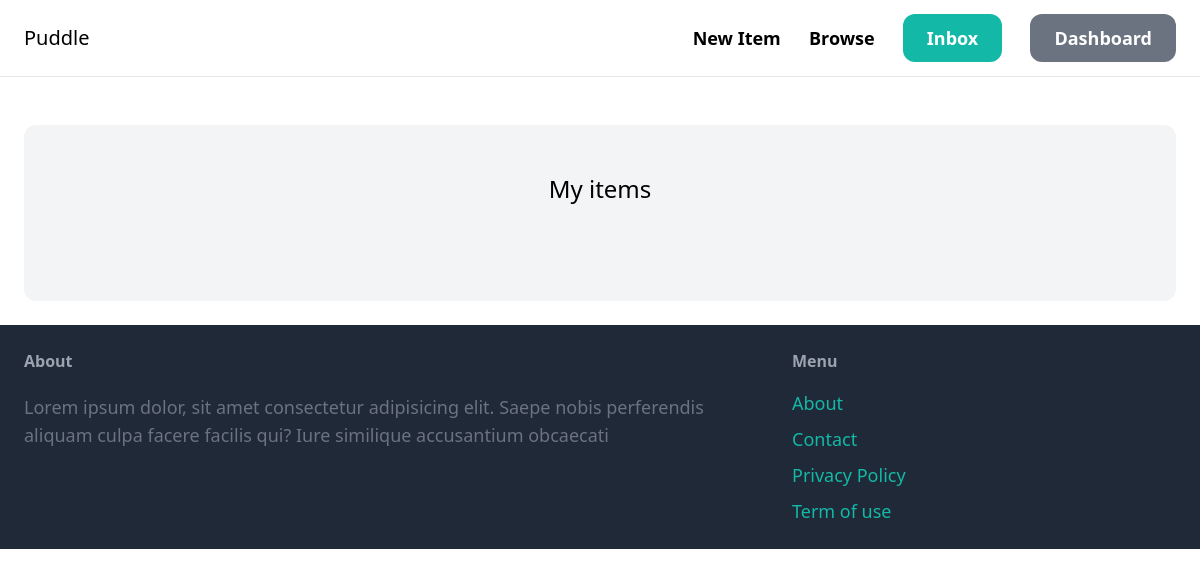
The app's page /dashboard/ (signed in), older data.
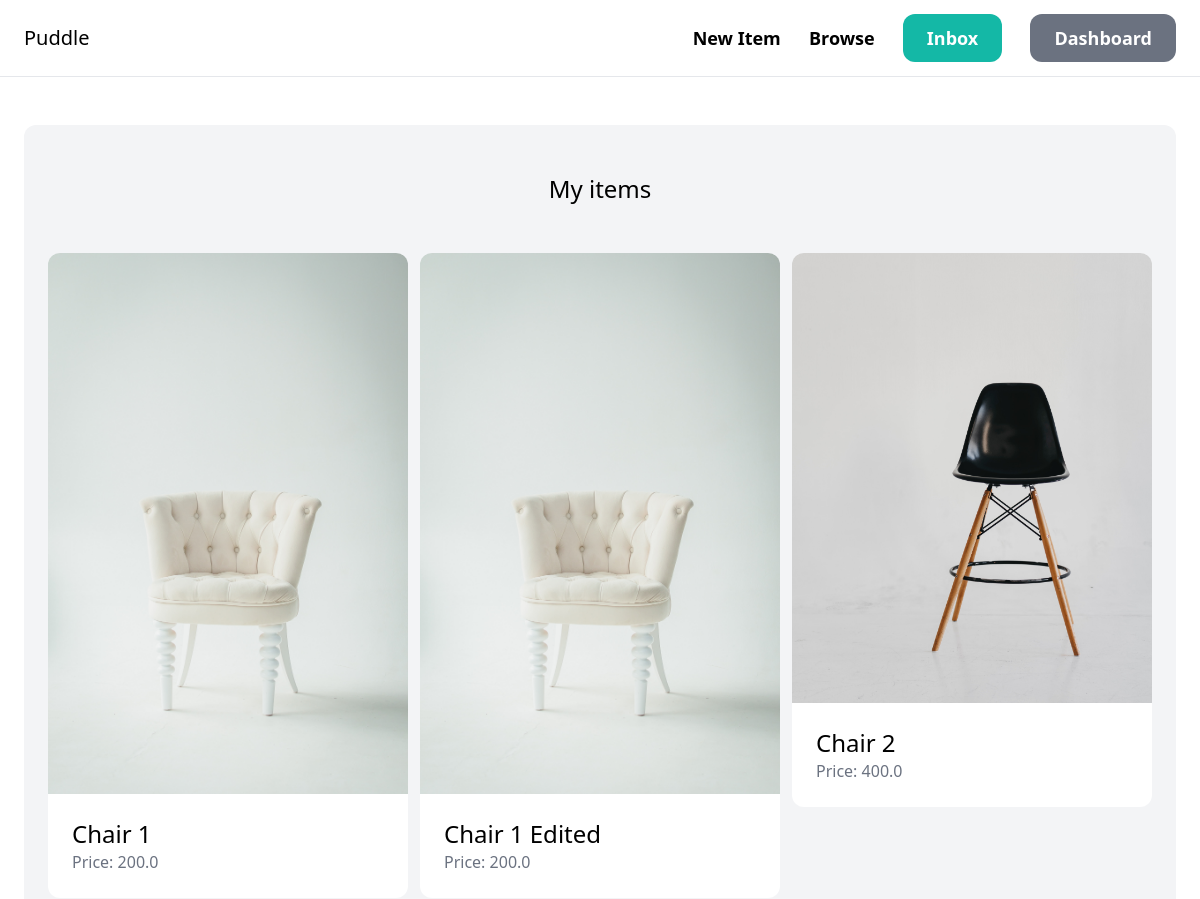
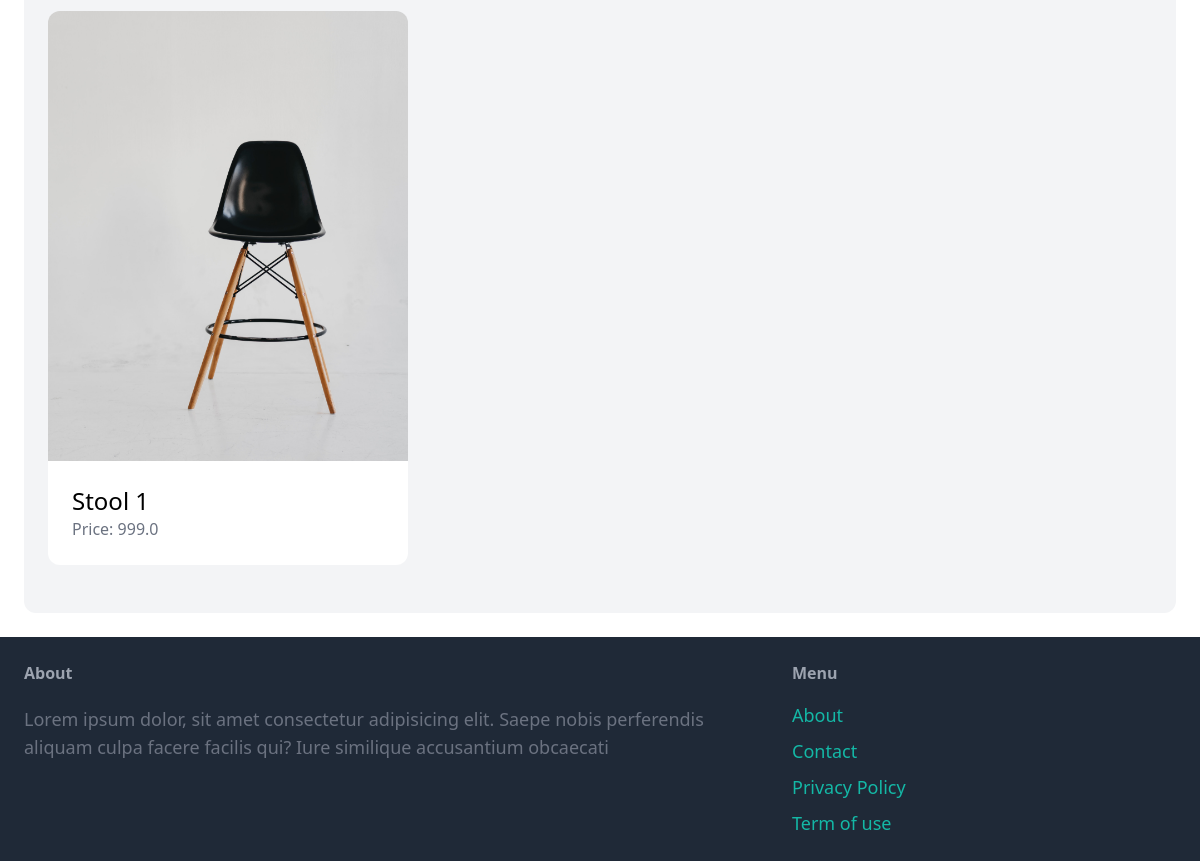
The same page, newer data (2 pictures, top to bottom).
### item/models.py (models this page shows, shortened)
class Item(models.Model):
    category = models.ForeignKey(Category, related_name='items', on_delete=models.CASCADE)
    name = models.CharField(max_length=255)
    description = models.TextField(blank=True, null= True)
    price = models.FloatField()
    image = models.ImageField(upload_to='item_images', blank=True, )
    is_sold = models.BooleanField(default=False)
    created_by = models.ForeignKey(User, related_name='items', on_delete=models.CASCADE)
    created_at = models.DateTimeField(auto_now_add=True)

### dashboard/views.py (the view)
# urls.py: path('', views.index, name='index'),
@login_required
def index(request):
    items = Item.objects.filter(created_by=request.user)
    return render(request, 'dashboard/index.html', {
        'items': items,
    })

### dashboard/templates/dashboard/index.html (shortened to what this page needs)
{% extends 'core/base.html' %}
{% block content %}
    <div class="mt-6 px-6 py-12 bg-gray-100 rounded-xl">
        <h2 class="mb-12 text-2xl text-center">My items</h2>
        <div class="grid grid-cols-3 gap-3">
            {% for item in items %}
                <div>
                    <a href="{% url 'item:detail' item.id %}">
                        <div>
                            <img src="{{ item.image.url }}" class="rounded-t-xl">
                        </div>
                        <div class="p-6 bg-white rounded-b-xl">
                            <h2 class="text-2xl">{{ item.name }}</h2>
                            <p class="text-gray-500">Price: {{ item.price }}</p>
                        </div>
                    </a>
                </div>
            {% endfor %}
        </div>
    </div>
{% endblock %}

Row changes from the older to the newer data that the page shows:
added Item: image (picture), name "Chair 1", price "200.0"
added Item: image (picture), name "Chair 1 Edited", price "200.0"
added Item: image (picture), name "Chair 2", price "400.0"
added Item: image (picture), name "Stool 1", price "999.0"
